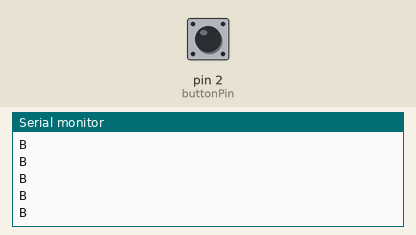
This sketch was run on a simulated Arduino Uno, built with avr-gcc and run on an emulated ATmega328P. On the bench: the last lines printed to the serial monitor. The test bench sets the inputs (shaded band); at power-on: pin 2 (buttonPin) LOW.

Above: at 1.2 s.
1.3 s: pin 2 (buttonPin) pulled HIGH for 0.15 s
At 2.3 s:
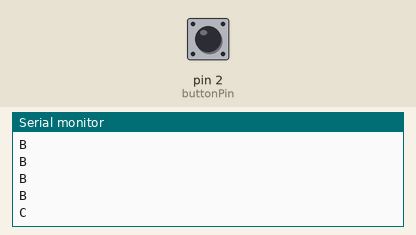
At 4.36 s:
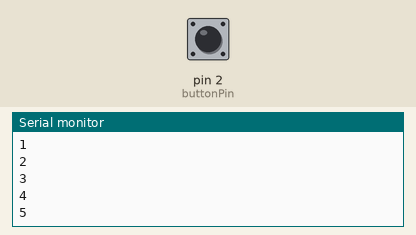
Timing chart, 0 to 5.9 s (numbered marks = the images above; inputs shaded):
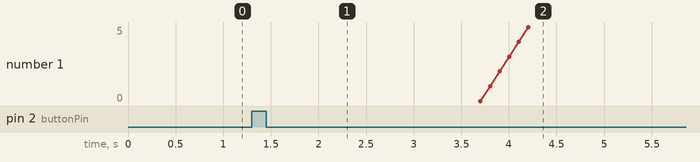

Measured:
- after the input at 1.3 s, the serial monitor: prints a new line after 0.10 s (image 1)

The sketch:

FromBlockingToNonBlocking.ino
```cpp
// TinkerCad: https://www.tinkercad.com/things/dGvpYIUV9cP

int step = 0;

int buttonPin = 2;
unsigned long timer = 0;

void blocking()
{
    Serial.println("A");

    // Prints B many times while waiting for button to be pressed
    while (!digitalRead(buttonPin))
    {
        Serial.println("B");
    }

    Serial.println("C");

    delay(1000);

    Serial.println("D");

    // Resets timer
    timer = millis();

    // Prints E many times for one second
    while ((millis() - timer) < 1000)
    {
        Serial.println("E");
    }

    Serial.println("F");

    // For-loop start; condition&exit; increment
    for (int i = 0; i <= 5; i++)
    {
        // For-loop content
        Serial.println(i);
    }

    Serial.println("G");
}

int i = 0;

void nonBlocking()
{
    switch (step)
    {
    case 0:
        Serial.println("A");
        step += 1;
        break;
    case 1:
        // Prints B many times while waiting for button to be pressed
        Serial.println("B");
        if (digitalRead(buttonPin))
        {
            step += 1;
        }
        break;
    case 2:
        Serial.println("C");
        timer = millis();
        step += 1;
    case 3:
        if ((millis() - timer) >= 1000)
        {
            step += 1;
        }
        break;
    case 4:
        Serial.println("D");
        // Resets timer
        timer = millis();
        step += 1;
        break;
    case 5:
        // Prints E many times for one second
        Serial.println("E");
        if ((millis() - timer) >= 1000)
        {
            step += 1;
        }
        break;
    case 6:
        Serial.println("F");
        // For-loop start
        i = 0;
        step += 1;
        break;
    case 7:
        // For-loop condition
        if (i <= 5)
        {
            // For-loop content
            Serial.println(i);

            // For-loop increment
            i++;
        }
        else
        {
            // For-loop exit
            step += 1;
        }
        break;
    case 8:
        Serial.println("G");
        step += 1;
        break;
    default:
        step = 0;
        break;
    }
}

void setup()
{
    Serial.begin(9600);

    pinMode(buttonPin, INPUT);
}

void loop()
{
    nonBlocking();

    // 100ms delay to prevent TinkerCad from slowing down
    // on an actual arduino the line below should be deleted
    delay(100);
}
```
